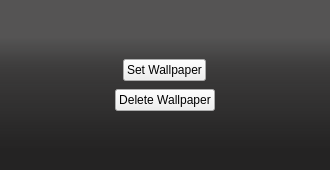
<?xml version="1.0" encoding="UTF-8"?>
<ui version="4.0">
 <class>downloaded_option_ui</class>
 <widget class="QWidget" name="downloaded_option_ui">
  <property name="geometry">
   <rect>
    <x>0</x>
    <y>0</y>
    <width>330</width>
    <height>170</height>
   </rect>
  </property>
  <property name="windowTitle">
   <string>Form</string>
  </property>
  <property name="styleSheet">
   <string notr="true"/>
  </property>
  <layout class="QHBoxLayout" name="horizontalLayout">
   <property name="spacing">
    <number>0</number>
   </property>
   <property name="leftMargin">
    <number>0</number>
   </property>
   <property name="topMargin">
    <number>0</number>
   </property>
   <property name="rightMargin">
    <number>0</number>
   </property>
   <property name="bottomMargin">
    <number>0</number>
   </property>
   <item>
    <widget class="QWidget" name="widget" native="true">
     <property name="styleSheet">
      <string notr="true"> QWidget#widget
       {color: silver;
background-color: qlineargradient(spread:pad, x1:0.518, y1:1, x2:0.518, y2:0.15, stop:0.139 rgba(32, 31, 31, 250), stop:0.438 rgba(32, 31, 31, 235), stop:0.706 rgba(32, 31, 31, 220), stop:0.915842 rgba(32, 31, 31, 190));
         background-image:url(:/resources/texture.png), linear-gradient(hsla(0,0%,32%,.99), hsla(0,0%,27%,.95));
        selection-background-color:#3d8ec9;
        selection-color: black; background-clip: border;
        border-image: none; outline: 0;}</string>
     </property>
     <layout class="QHBoxLayout" name="horizontalLayout_2">
      <item>
       <spacer name="horizontalSpacer_2">
        <property name="orientation">
         <enum>Qt::Horizontal</enum>
        </property>
        <property name="sizeHint" stdset="0">
         <size>
          <width>40</width>
          <height>20</height>
         </size>
        </property>
       </spacer>
      </item>
      <item>
       <layout class="QVBoxLayout" name="verticalLayout_2">
        <property name="spacing">
         <number>8</number>
        </property>
        <item>
         <spacer name="verticalSpacer_2">
          <property name="orientation">
           <enum>Qt::Vertical</enum>
          </property>
          <property name="sizeHint" stdset="0">
           <size>
            <width>20</width>
            <height>40</height>
           </size>
          </property>
         </spacer>
        </item>
        <item alignment="Qt::AlignHCenter|Qt::AlignVCenter">
         <widget class="QPushButton" name="set_button">
          <property name="sizePolicy">
           <sizepolicy hsizetype="Maximum" vsizetype="Fixed">
            <horstretch>0</horstretch>
            <verstretch>0</verstretch>
           </sizepolicy>
          </property>
          <property name="text">
           <string>Set Wallpaper</string>
          </property>
         </widget>
        </item>
        <item alignment="Qt::AlignHCenter|Qt::AlignVCenter">
         <widget class="QPushButton" name="delete_button">
          <property name="sizePolicy">
           <sizepolicy hsizetype="Maximum" vsizetype="Fixed">
            <horstretch>0</horstretch>
            <verstretch>0</verstretch>
           </sizepolicy>
          </property>
          <property name="text">
           <string>Delete Wallpaper</string>
          </property>
         </widget>
        </item>
        <item>
         <spacer name="verticalSpacer">
          <property name="orientation">
           <enum>Qt::Vertical</enum>
          </property>
          <property name="sizeHint" stdset="0">
           <size>
            <width>20</width>
            <height>40</height>
           </size>
          </property>
         </spacer>
        </item>
       </layout>
      </item>
      <item>
       <spacer name="horizontalSpacer_3">
        <property name="orientation">
         <enum>Qt::Horizontal</enum>
        </property>
        <property name="sizeHint" stdset="0">
         <size>
          <width>40</width>
          <height>20</height>
         </size>
        </property>
       </spacer>
      </item>
     </layout>
    </widget>
   </item>
  </layout>
 </widget>
 <resources/>
 <connections/>
</ui>
